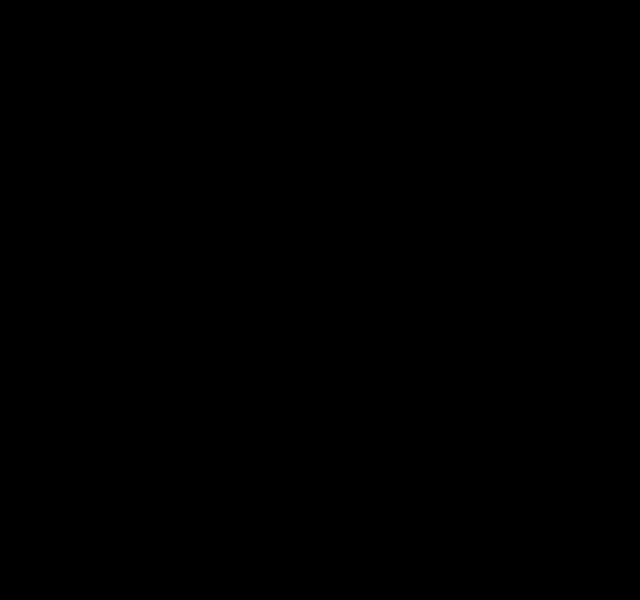
Frame 1 (no input)
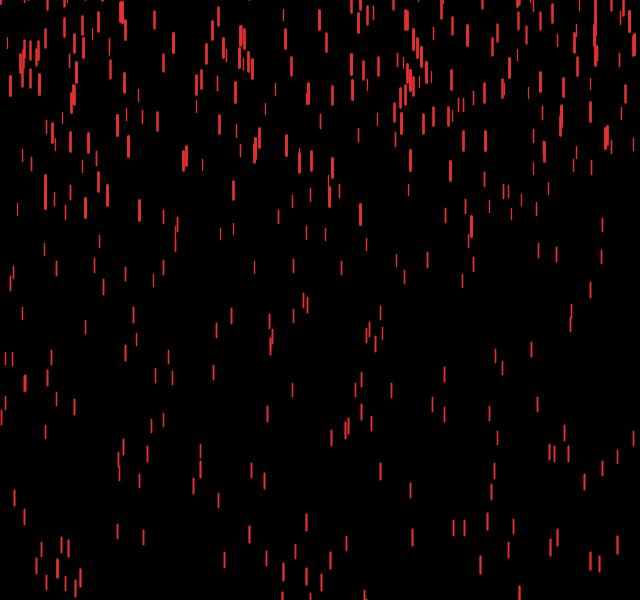
Frame 60 (the mouse pressed at the canvas centre just before this capture)
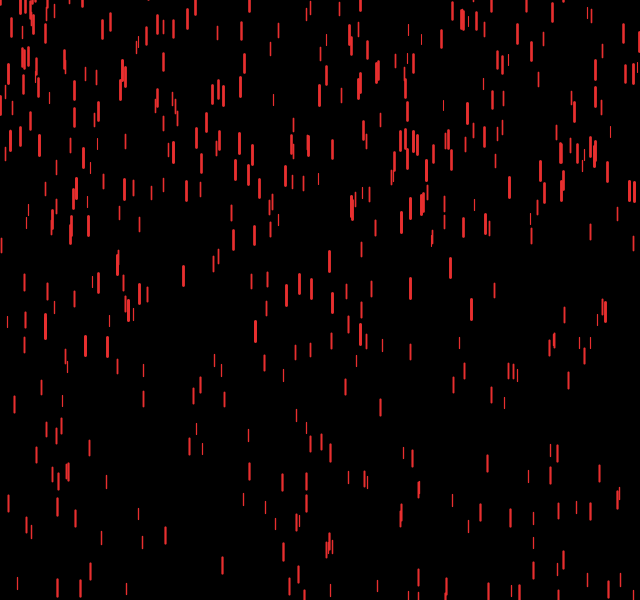
Frame 120 (the mouse held since frame 60 and released just before this capture)

The Processing sketch that drew these frames (run headless with seeded random() and noise(); from frame 60 on, the mouse is pressed at the canvas centre):

// Processing sketch: Red_Rain
// ── Red_Rain.pde
Raining[] rain = new Raining[600];

void setup() {
  size(640, 600);
  for (int i = 0; i < rain.length; i++) {
    rain[i] = new Raining();
  }
}

void draw() {
  background(0);
  for (int i = 0; i < rain.length; i++) {
    rain[i].fall();
    rain[i].show();
  }
}

class Raining {
  float x;
  float y;
  float z;
  float size;
  float speed;

  Raining() {
    x  = random(width);
    y  = random(-500, -50);
    z  = random(0, 20);
    size = map(z, 0, 20, 10, 20);
    speed  = map(z, 0, 20, 1, 20);
  }

  void fall() {
    y = y + speed;
    float grav = map(z, 0, 20, 0, 0.2);
    speed = speed + grav;

    if (y > height) {
      y = random(-200, -100);
      speed = map(z, 0, 20, 4, 10);
    }
  }

  void show() {
    float thick = map(z, 0, 20, 1, 3);
    strokeWeight(thick);
    stroke(#E82F2F);
    line(x, y, x, y+size);
  }
}
